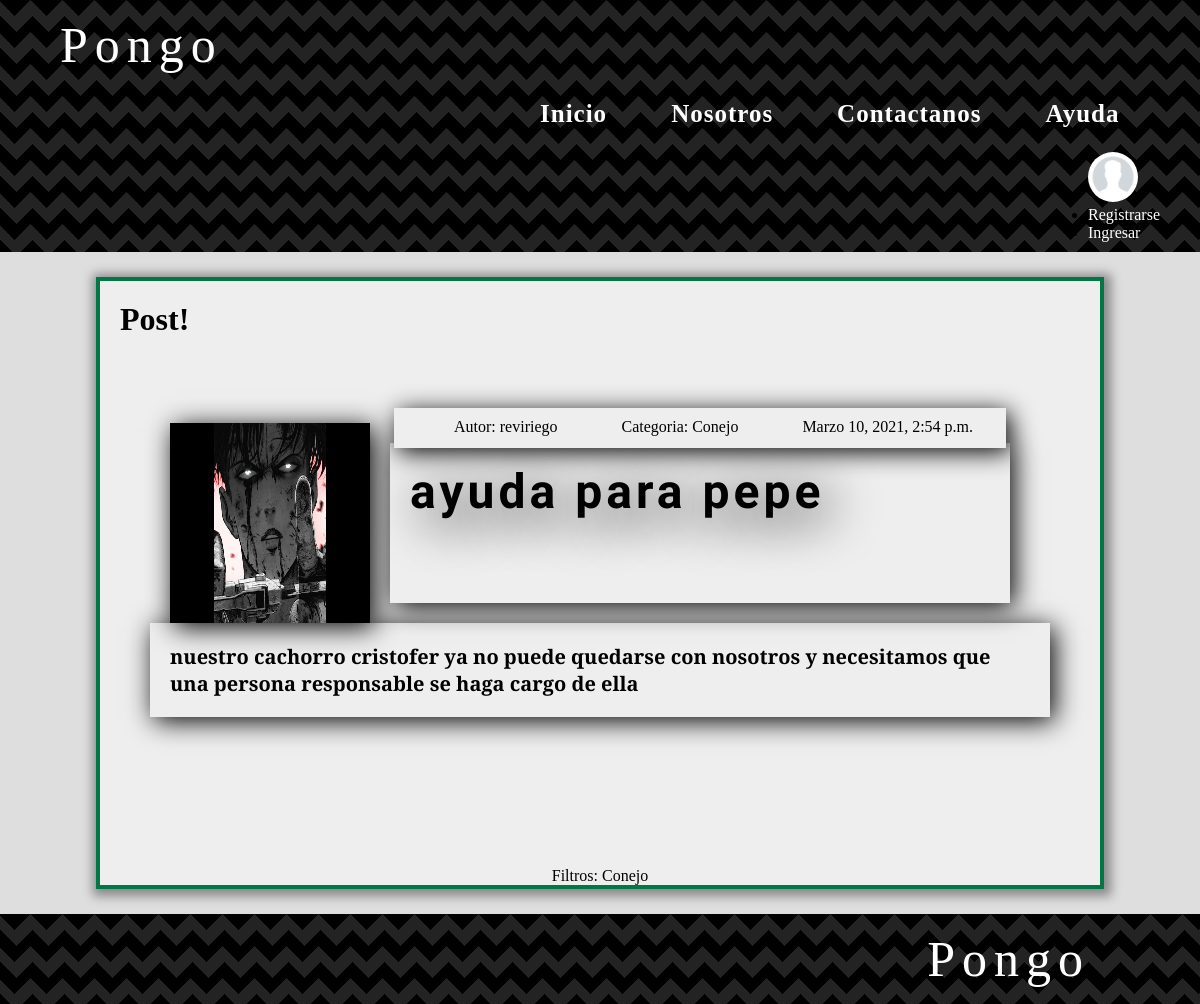
The page /categoria/3 on the database as committed earlier.
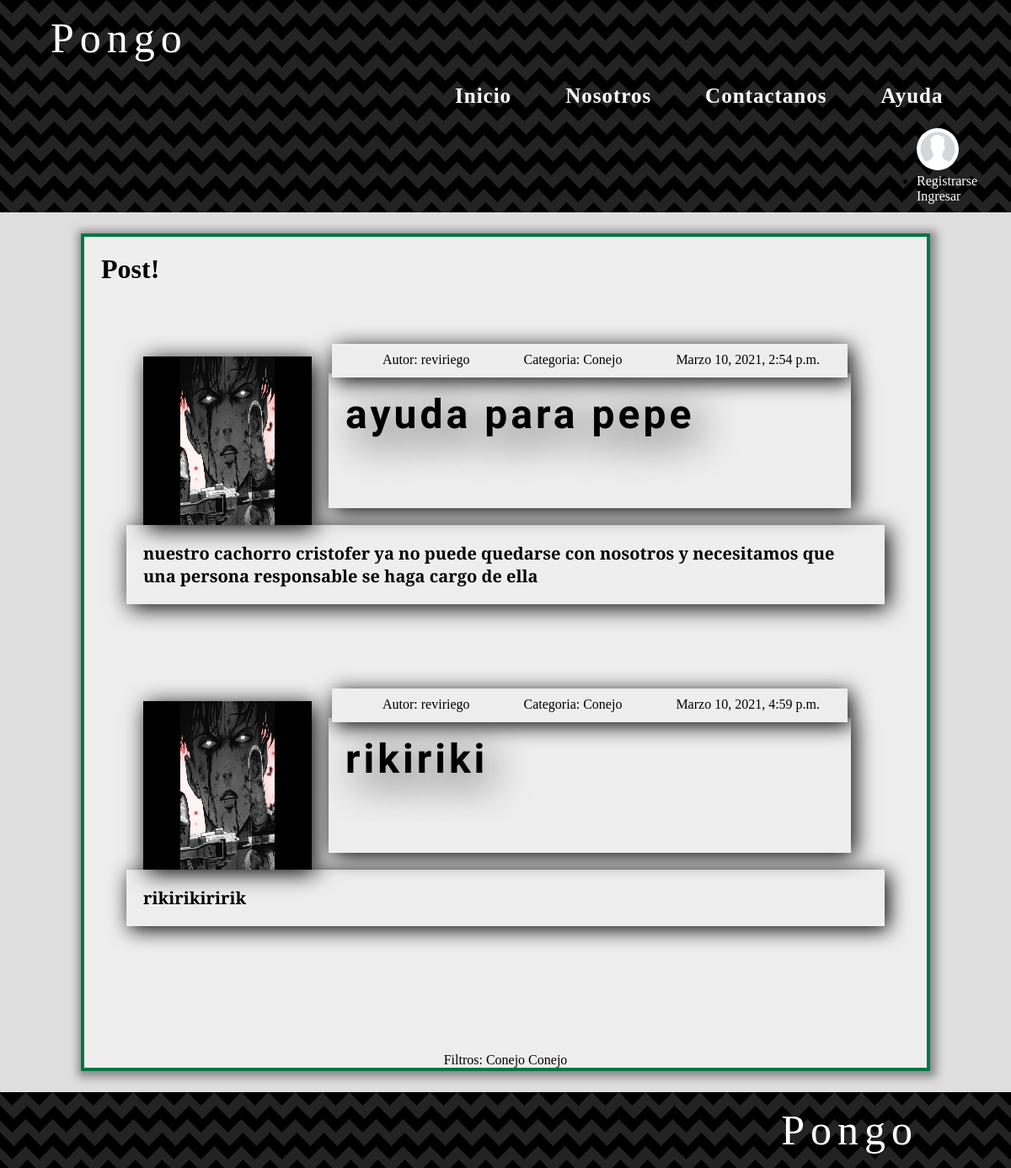
The same page on the database as committed later.
### post/models.py (models this page shows, shortened)
class Post(models.Model):
	titulo = models.CharField(max_length = 20)
	contenido = models.CharField(max_length = 300)
	autor = models.ForeignKey(User, on_delete = models.CASCADE, related_name = 'posts')
	imagenp = models.ImageField(upload_to = "postmedia")
	categorias = models.ManyToManyField(Categoria)
	creado = models.DateTimeField(auto_now_add = True)
	actualizado = models.DateTimeField(auto_now = True)
	class Meta:
		verbose_name = "Post"
		verbose_name_plural = "Posts"

class Categoria(models.Model):
	filtro = models.CharField(max_length = 20 )
	creado = models.DateTimeField(auto_now_add = True)
	actualizado = models.DateTimeField(auto_now = True)
	class Meta:
		verbose_name = "categoria"
		verbose_name_plural = "categorias"

### post/views.py (the view)
# urls.py: path('categoria/<categoria_id>',views.categoria, name = "categoria"),
def categoria(request, categoria_id):
	categoria = Categoria.objects.get(id = categoria_id)
	posts = Post.objects.filter(categorias = categoria)
	return render(request, "posts/categorias.html", {'categoria': categoria, 'posts': posts })

### post/templates/posts/categorias.html (shortened to what this page needs)
{% extends "header.html" %}
{% load static %}
{% block content %}
<main class = "main-contenedor">
    <div class = "postdiv">
        <h1>Post!</h1>
    </div>
    	<div  class= "post-contenedor">
    		    {% for post in posts %}
            <div class = "cabezapost">
                <p class = "postinfo">Autor: {{post.autor}}</p>
                <p class = "postinfo">Categoria: {{categoria.filtro}}</p>
                <p class = "postinfo">{{post.creado}}</p>
            </div>
    		<div  class = "post">
    			<div  class = "post__img">
    				<img src="{{post.imagenp.url}}">
    			</div>
    				<h1 class = "contenido post-titulo">{{post.titulo}}</h1>
    			</div>
    			<div style = "margin-bottom: 100px; ">
    				<p class = "contenido post-texto">{{post.contenido}}</p>
   				</div>
			   {% endfor %}
    	</div>
         <div style= "width: 75%; margin: auto; text-align: center; color: #000;">
            Filtros:
            {% for post in posts %}
                {% for categoria in post.categorias.all %}
                  {{categoria.filtro}}
                {% endfor %}
            {% endfor %}
        </div>
    </main>
{% endblock %}

### perfiles/templates/header.html (shortened to what this page needs)
<!DOCTYPE html>
<html>
<head>
	{% load static %}
	<link rel="stylesheet" type="text/css" href="{% static 'ProyectoPongoApp/css/style.css' %}">
</head>
<body>
<header class="encabezado">
		<div class="headercontainer">
			<div class= "logo">Pongo</div>
			<nav class= "navheader">
				<a class ="navheader__a {% if request.path == '/'%}active {% endif %}" href="{% url 'inicio'%}">Inicio</a>
				<a class ="navheader__a {% if request.path == '/Nosotros'%}active {% endif %}" href="{% url 'nosotros'%}">Nosotros</a>
	  			<a class ="navheader__a {% if request.path == '/Contactanos'%}active {% endif %}" href="{% url 'contactanos'%}">Contactanos</a>
	  			<a class ="navheader__a {% if request.path == '/Ayuda'%}active {% endif %}" href="{% url 'ayuda'%}">Ayuda</a>
	  		</nav>
	  				<div class ="perfil-contenedor">
			<img class = "perfil-img" src="/static/img/defaultperfil.jpg">
				<ul class = "registro">
					{% if request.user.is_authenticated %}
					<li><a class ="a-registro" href="{% url 'perfil'%}">Mi Perfil</a></li>
					<li><a class ="a-registro" href="{% url 'logout'%}">Cerrar Sesión</a></li>
					{% else %}
					<li><a class ="a-registro" href="{% url 'registro'%}">Registrarse</a></li>
					<li><a class ="a-registro" href="{% url 'login'%}">Ingresar</a></li>
					{% endif %}
				</ul>
		</div>
		</div>
	</header>
	{% block content%}
	{% endblock %}
	<footer class = "pie">
				<div class="piecontainer">
			<div class= "logopie">Pongo</div>
		</div>
	</footer>
</body>
</html>

### ProyectoPongoApp/static/ProyectoPongoApp/css/style.css (style rules this page uses)
* { padding: 0px; margin: 0px; }
body { background-image: url("/static/ProyectoPongoApp/img/paws3.jpg"); background-repeat: no-repeat; background-attachment: fixed; background-size: cover; background-position: top; width: 100%; height: 100%; }
.encabezado { background: linear-gradient(135deg, black 25%, transparent 25%) -50px 0, linear-gradient(225deg, black 25%, transparent 25%) -50px 0, linear-gradient(315deg, black 25%, transparent 25%), linear-gradient(45deg, black 25%, transparent 25%); background-size: 2em 2em; background-color: #232323; overflow: hidden; width: 100%; min-height: 90px; margin-bottom: 20px10; position: static; }
.headercontainer { width: 100%; margin: auto; padding: 10px; overflow: hidden; }
.logo { color: #fff; font-size: 50px; font-family: Berlin Sans FB; line-height: 70px; float: left; letter-spacing: 7px; margin-left: 50px; }
.pie { background: linear-gradient(135deg, black 25%, transparent 25%) -50px 0, linear-gradient(225deg, black 25%, transparent 25%) -50px 0, linear-gradient(315deg, black 25%, transparent 25%), linear-gradient(45deg, black 25%, transparent 25%); background-size: 2em 2em; background-color: #232323; overflow: hidden; width: 100%; }
.piecontainer { width: 90%; max-width: 1180px; padding: 10px; overflow: hidden; }
.logopie { color: #fff; font-size: 50px; font-family: Berlin Sans FB; line-height: 70px; float: right; letter-spacing: 7px; }
.navheader { line-height: 70px; justify-content: center; align-items: center; display: inline-block; margin-left: 500px; }
.navheader__a { color: #fff; display: inline-block; text-decoration: none; font-family: Arial Narrow; font-weight: bold; padding: 20px 30px; line-height: normal; font-size: 25px; letter-spacing: 1px; }
.perfil-img { border-radius: 50%; height: 50px; width: 50px; }
.perfil-contenedor { display: inline-block; float: right; margin-right: 50px; position: relative; transition: all 1s; }
.a-registro { text-decoration: none; position: relative; color: #fff; transition: all 1s; }
.postdiv { display: block; margin: 20px 20px; }
.main-contenedor { flex-direction: column; border: 4px solid #074; background-color: #eee; margin: 25px auto; width: 1000px; height: 100%; box-shadow: 2px 2px 10px 5px #888; }
.post-contenedor { padding: 50px; flex-basis: 20px; }
.post { display: flex; padding: 20px; margin-top: 40px; background-color: #eee; }
.post__img img { width: 200px; height: 200px; display: flex; box-shadow: 4px 4px 25px 0px #000; }
.contenido { margin: 20px auto; padding: 20px; display: flex; flex-wrap: wrap; }
.cabezapost { display: block; height: 40px; position: relative; margin-bottom: -85px; margin-left: 244px; width: 612px; background-color: #eee; box-shadow: 4px 4px 25px 0px #000; }
.postinfo { display: inline-block; margin-left: 60px; margin-top: 10px; }
.post-titulo { text-align: center; font-family: 'Archivo Narrow', sans-serif; font-size: 3em; text-shadow: 10px 10px 50px #000; margin: 0.67em 0; letter-spacing: 4px; padding: 20px; box-shadow: 4px 4px 25px 0px #000; background-color: #eee; width: 800px; margin: 20px; }
.post-texto { padding: 20px; margin-top:-20px; font-family: 'Cormorant Garamond', serif; font-size: 20px; font-weight: bolder; background-color: #eee; box-shadow: 4px 4px 25px 0px #000; }

Rows that differ between the two databases and show on the page:
added Post: autor "reviriego", {{ categoria.filtro }} "Conejo", creado "Marzo 10, 2021, 4:59 p.m.", imagenp (picture), titulo "rikiriki", contenido "rikirikiririk", Categoria (filtro "Conejo")
